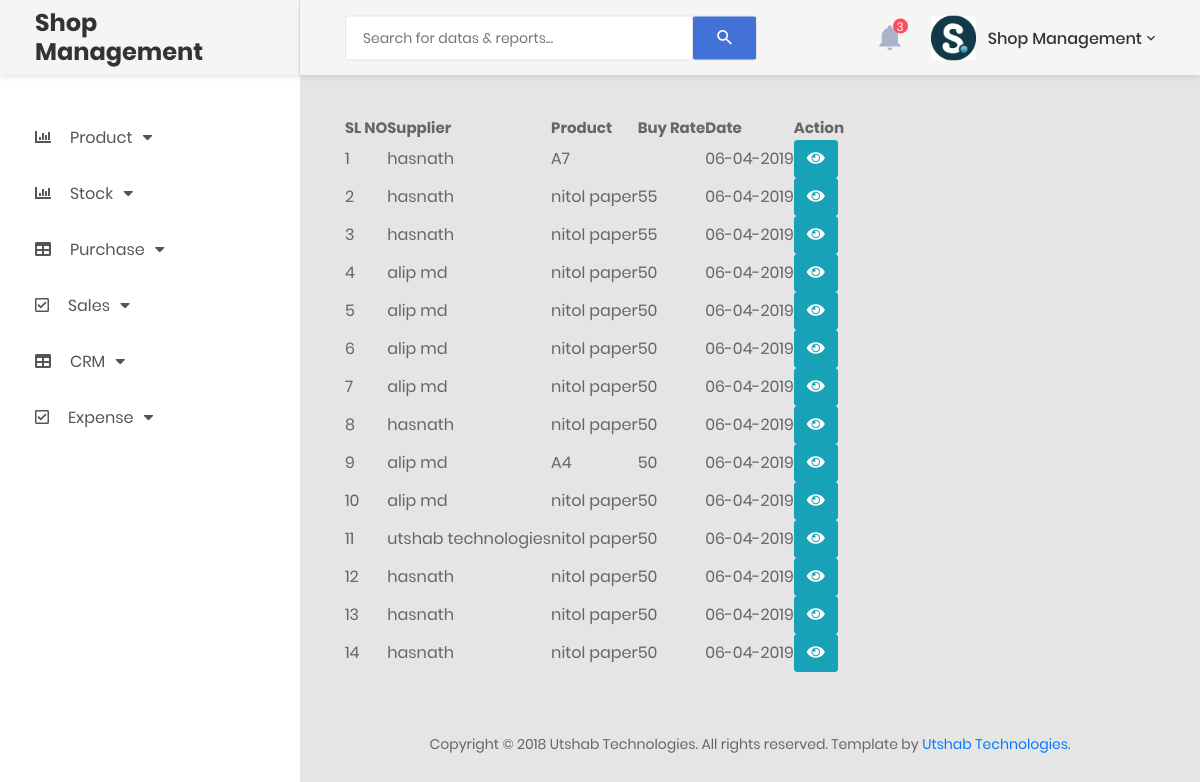
Before: /purchase_report.php (signed in) with the older database file.
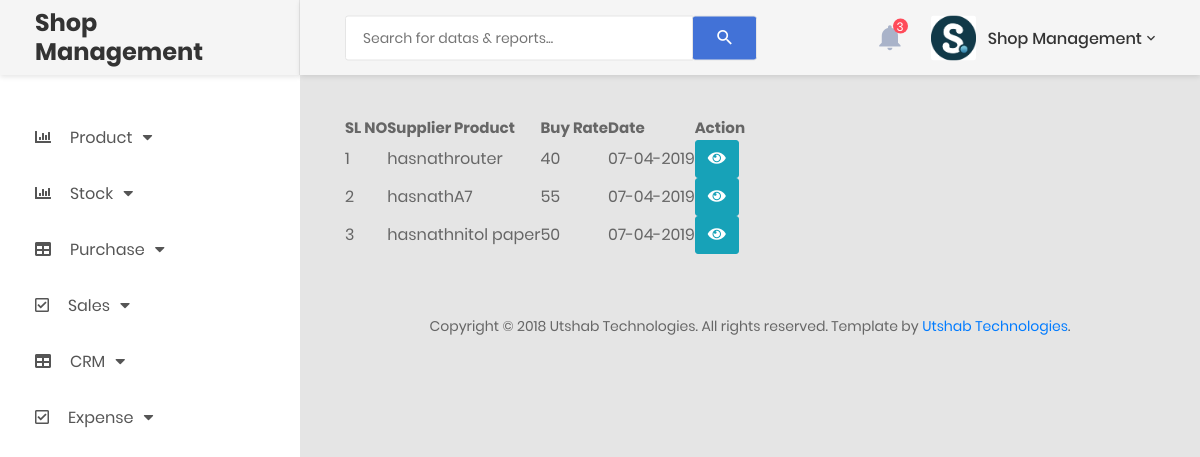
After: the same page with the newer database file.
### tables this page shows
CREATE TABLE `purchase` (
  `id` int(11) NOT NULL,
  `supplier_name` text NOT NULL,
  `order_date` date NOT NULL,
  `product_name` varchar(30) NOT NULL,
  `qty` text NOT NULL,
  `unit_type` varchar(50) NOT NULL,
  `buy_price` text NOT NULL
);

### purchase_report.php (the view, shortened to what this page needs)
<?php
include 'include/header.php' ;
require_once('include/db_connect.php');
$user_id=$_SESSION['user_id'];
?>
            <div class="main-content">
                <div class="section__content section__content--p30">
                    <div class="container-fluid">
                                <div class="container col-md-12">
                                    <div class="row table-responsive m-b-40">
                                        <table id="example" class="display" >
                                            <thead>
                                                    <tr>
                                                        <th >SL NO</th>
                                                        <th>Supplier</th>
                                                        <th>Product</th>
                                                        <th>Buy Rate</th>
                                                        <th>Date</th>
                                                        <?php
                                                        if($user_id == 0){
                                                            echo ' <th colspan="3"> Action</th>';
                                                        }else{
                                                            echo ' <th > Action</th>';
                                                        }
                                                        ?>
                                                    </tr>
                                                </thead>
                                                <?php
                                                        $counter=0;
                                                        $query="select * from purchase order by id DESC";
                                                        $query_run=mysqli_query($connect, $query);
                                                        while($row=mysqli_fetch_array($query_run)){
                                                            $counter++;
                                                        ?>
                                                    <tr>
                                                        <td ><?php echo $counter; ?></td>
                                                        <td><?php echo $row['supplier_name']; ?></td>
                                                        <td><?php echo $row['product_name']; ?></td>
                                                        <td><?php echo $row['buy_price']; ?></td>
                                                        <td ><?php echo date("d-m-Y", strtotime($row['order_date']));?></td>
                                                        <?php
                                                        if($user_id == 0){
                                                            echo '<td><a href="inc.process/view_purchase_details.php?id='.$row['id'].'"><button type="button" class="btn btn-info"><i class="fas fa-eye"></i></button></a></td>';
                                                            echo '<td><a href="inc.process/edit_purchase_report_process.php?id='.$row['id'].'"><button type="button" class="btn btn-success"><i class="fas fa-edit"></i></button></a></td>';
                                                            echo '<td><a href="inc.process/delete_purchase_report.php?id='.$row['id'].'"><button type="button" class="btn btn-danger"><i class="fas fa-trash-alt"></i></button></a></td>';
                                                        }else{
                                                            echo '<td><a href="inc.process/view_purchase_details.php?id='.$row['id'].'"><button type="button" class="btn btn-info"><i class="fas fa-eye"></i></button></a></td>';
                                                        }
                                                        ?>
                                                    <?php
                                                    } ?>
                                                    </tr>
                                            </table>
                                    </div>
                                </div>
                        <div class="row">
                            <div class="col-md-12">
                                <div class="copyright">
                                    <p>Copyright © 2018 Utshab Technologies. All rights reserved. Template by <a href="https://colorlib.com">Utshab Technologies</a>.</p>
                                </div>
                            </div>
                        </div>
                    </div>
                </div>
            </div>
        </div>
    </div>
    <?php require 'include/footer.php' ?>

Changed rows visible on the page:
removed purchase: supplier_name "hasnath", product_name "A7", order_date "06-04-2019"
removed purchase: supplier_name "hasnath", product_name "nitol paper", buy_price "55", order_date "06-04-2019"
removed purchase: supplier_name "hasnath", product_name "nitol paper", buy_price "55", order_date "06-04-2019"
removed purchase: supplier_name "alip md", product_name "nitol paper", buy_price "50", order_date "06-04-2019"
removed purchase: supplier_name "alip md", product_name "nitol paper", buy_price "50", order_date "06-04-2019"
removed purchase: supplier_name "alip md", product_name "nitol paper", buy_price "50", order_date "06-04-2019"
removed purchase: supplier_name "alip md", product_name "nitol paper", buy_price "50", order_date "06-04-2019"
removed purchase: supplier_name "hasnath", product_name "nitol paper", buy_price "50", order_date "06-04-2019"
removed purchase: supplier_name "alip md", product_name "A4", buy_price "50", order_date "06-04-2019"
removed purchase: supplier_name "alip md", product_name "nitol paper", buy_price "50", order_date "06-04-2019"
removed purchase: supplier_name "utshab technologies", product_name "nitol paper", buy_price "50", order_date "06-04-2019"
removed purchase: supplier_name "hasnath", product_name "nitol paper", buy_price "50", order_date "06-04-2019"
removed purchase: supplier_name "hasnath", product_name "nitol paper", buy_price "50", order_date "06-04-2019"
removed purchase: supplier_name "hasnath", product_name "nitol paper", buy_price "50", order_date "06-04-2019"
added purchase: supplier_name "hasnath", product_name "router", buy_price "40", order_date "07-04-2019"
added purchase: supplier_name "hasnath", product_name "A7", buy_price "55", order_date "07-04-2019"
added purchase: supplier_name "hasnath", product_name "nitol paper", buy_price "50", order_date "07-04-2019"
